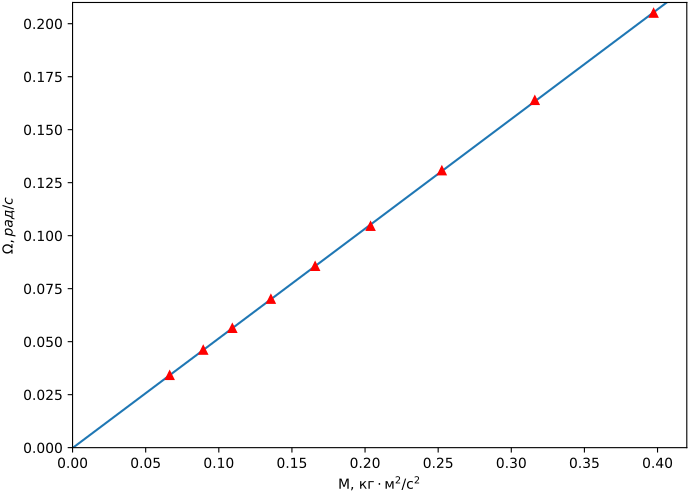

Source code (Python):
import matplotlib.pyplot as plt
import numpy as np
import pandas as pd

data = pd.read_csv("data.csv", sep=' ', decimal=',')
print(data)

def covar(x, y):
    return np.mean(x*y)-np.mean(x)*np.mean(y)

def least_squares(x, y):
    k = covar(x, y)/covar(x, x)
    b = np.mean(y)-k*np.mean(x)
    err = np.sqrt(1/(np.size(x)-2)*(covar(y,y)/covar(x,x)-k**2))
    return k, b, err


M = data['M']
Omega = data['Omega']

k, b, err = least_squares(M, Omega)
print("k:", k, "b:", b, "err:", err)
plt.axis([0, 0.42, 0, 0.210])

plt.xlabel("M, $\\text{кг}\\cdot\\text{м}^2/\\text{с}^2$")
plt.ylabel("$\\Omega, рад/c$")

plt.errorbar(M, Omega, err, 0, fmt="r^")
#plt.legend()

n_arr = np.array([0, 0.42])
line = n_arr*k+b
plt.plot(n_arr, line, color="tab:blue")

plt.show()
